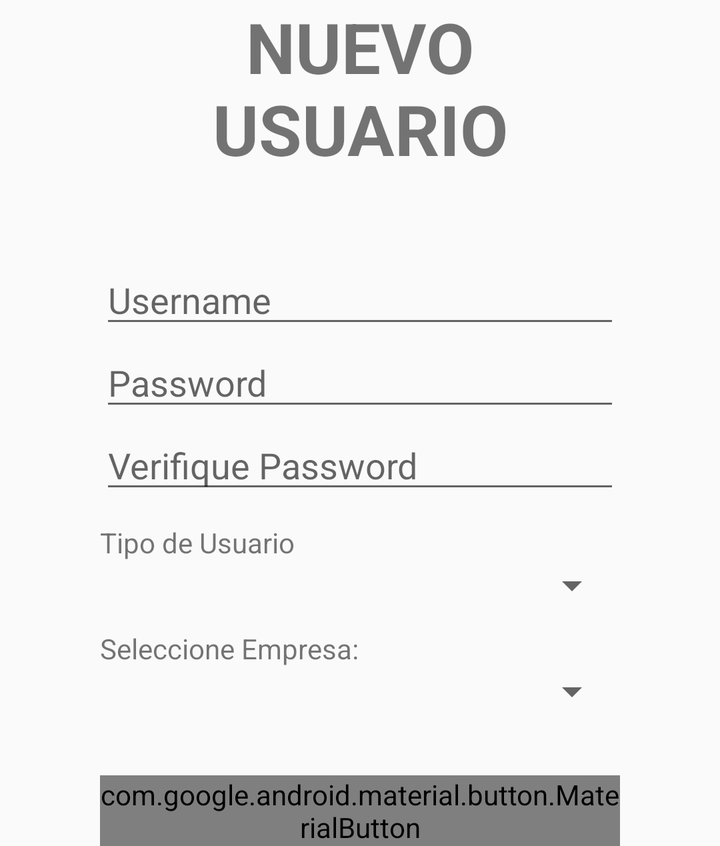
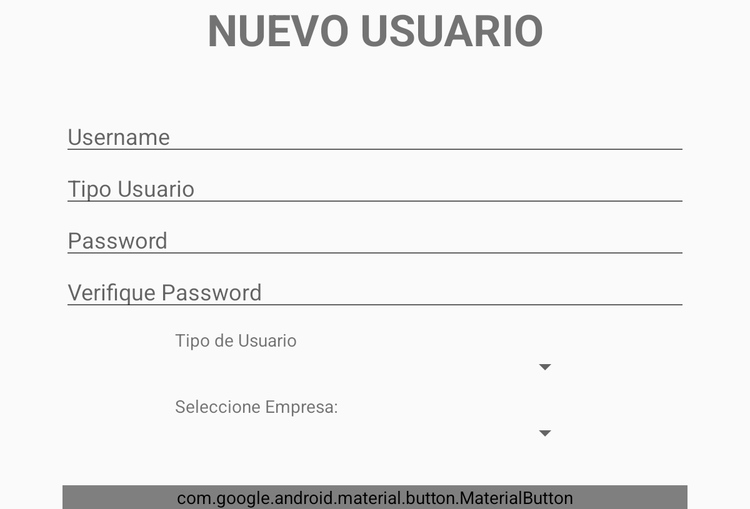

Two renders of one Android screen. The first uses the default layout on a phone; the second uses the alternative layout the repository ships for a different screen configuration, on a matching device. The two XML files are below.
<!-- AndroidManifest.xml: application theme Theme.Tastit -->
<!-- res/layout/activity_usuarios.xml -->
<?xml version="1.0" encoding="utf-8"?>
<LinearLayout
    xmlns:android="http://schemas.android.com/apk/res/android"
    android:layout_width="match_parent"
    android:layout_height="wrap_content"
    android:orientation="vertical"
    android:layout_gravity="center"
    android:layout_marginHorizontal="50dp"
    >
    <TextView
        android:layout_width="match_parent"
        android:layout_height="match_parent"
        android:id="@+id/tituloEmpresa"
        android:text="NUEVO USUARIO"
        android:textStyle="bold"
        android:textSize="35dp"
        android:gravity="center"
        android:layout_marginBottom="40dp"/>
    <com.google.android.material.textfield.TextInputEditText
        android:layout_width="match_parent"
        android:layout_height="wrap_content"
        android:id="@+id/EtUsername"
        android:hint="Username "
        />
    <com.google.android.material.textfield.TextInputEditText
        android:layout_width="match_parent"
        android:layout_height="wrap_content"
        android:id="@+id/etPassUsuario"
        android:inputType="textPassword"
        android:hint="Password "/>
    <com.google.android.material.textfield.TextInputEditText
        android:layout_width="match_parent"
        android:layout_height="wrap_content"
        android:id="@+id/etPassUsuario2"
        android:inputType="textPassword"
        android:hint="Verifique Password "/>

    <TextView
        android:layout_width="match_parent"
        android:layout_height="wrap_content"
        android:text="Tipo de Usuario"
        android:layout_marginTop="10dp"
        android:id="@+id/textspinuser"/>
    <Spinner
        android:layout_width="match_parent"
        android:layout_height="wrap_content"
        android:id="@+id/spintipoUsuario"
        android:hint="Tipo Usuario "/>


    <TextView
        android:layout_width="match_parent"
        android:layout_height="wrap_content"
        android:text="Seleccione Empresa:"
        android:id="@+id/textempresa"
        android:layout_marginTop="10dp"/>
    <Spinner
        android:id="@+id/SpinEmpresas"
        android:layout_width="match_parent"
        android:layout_height="wrap_content" />

    <com.google.android.material.button.MaterialButton
        android:layout_width="match_parent"
        android:layout_height="wrap_content"
        android:id="@+id/btnAgregarusuario"
        android:layout_marginTop="30dp"
        android:text="Agregar"/>



</LinearLayout>
<!-- resources referenced by this layout -->
<resources>
  <style name="Theme.Tastit" parent="Theme.AppCompat.Light.DarkActionBar">
          
          <item name="colorPrimary">@color/FondoLogo</item>
          <item name="colorPrimaryVariant">@color/purple_700</item>
          <item name="colorOnPrimary">@color/LetrasLogo</item>
          
          <item name="colorSecondary">@color/teal_200</item>
          <item name="colorSecondaryVariant">@color/teal_700</item>
          <item name="colorOnSecondary">@color/black</item>
          
          <item name="android:statusBarColor" tools:targetApi="l">?attr/colorOnPrimary</item>
          
      </style>
  <color name="FondoLogo">#140406</color>
  <color name="purple_700">#FF3700B3</color>
  <color name="LetrasLogo">#e7c21f</color>
  <color name="teal_200">#FF03DAC5</color>
  <color name="teal_700">#FF018786</color>
  <color name="black">#FF000000</color>
</resources>
<!-- res/layout-large/activity_usuarios.xml (the repository's variant of the layout above) -->
<!-- drawn on a 7-inch tablet held upright -->
<?xml version="1.0" encoding="utf-8"?>
<LinearLayout
    xmlns:android="http://schemas.android.com/apk/res/android"
    android:layout_width="match_parent"
    android:layout_height="wrap_content"
    android:orientation="vertical"
    android:layout_gravity="center"
    android:layout_marginHorizontal="50dp"
    >
    <TextView
        android:layout_width="match_parent"
        android:layout_height="match_parent"
        android:id="@+id/tituloEmpresa"
        android:text="NUEVO USUARIO"
        android:textStyle="bold"
        android:textSize="35dp"
        android:gravity="center"
        android:layout_marginBottom="40dp"/>
    <com.google.android.material.textfield.TextInputEditText
        android:layout_width="match_parent"
        android:layout_height="wrap_content"
        android:id="@+id/EtUsername"
        android:hint="Username "
        />

    <com.google.android.material.textfield.TextInputEditText
        android:layout_width="match_parent"
        android:layout_height="wrap_content"
        android:id="@+id/EttipoUsuario"
        android:hint="Tipo Usuario "/>
    <com.google.android.material.textfield.TextInputEditText
        android:layout_width="match_parent"
        android:layout_height="wrap_content"
        android:id="@+id/etPassUsuario"
        android:inputType="textPassword"
        android:hint="Password "/>
    <com.google.android.material.textfield.TextInputEditText
        android:layout_width="match_parent"
        android:layout_height="wrap_content"
        android:id="@+id/etPassUsuario2"
        android:inputType="textPassword"
        android:hint="Verifique Password"/>


    <TextView
        android:layout_width="match_parent"
        android:layout_height="wrap_content"
        android:text="Tipo de Usuario"
        android:id="@+id/textspinuser"
        android:layout_marginHorizontal="90dp"
        android:layout_marginTop="10dp"/>
    <Spinner
        android:layout_width="match_parent"
        android:layout_height="wrap_content"
        android:id="@+id/spintipoUsuario"
        android:layout_marginHorizontal="90dp"
        android:hint="Tipo Usuario "/>


    <TextView
        android:layout_width="match_parent"
        android:layout_height="wrap_content"
        android:layout_marginHorizontal="90dp"
        android:text="Seleccione Empresa:"
        android:layout_marginTop="10dp"
        android:id="@+id/textempresa"/>
    <Spinner
        android:id="@+id/SpinEmpresas"
        android:layout_width="match_parent"
        android:layout_height="wrap_content"
        android:layout_marginHorizontal="90dp"/>

    <com.google.android.material.button.MaterialButton
        android:layout_width="match_parent"
        android:layout_height="wrap_content"
        android:id="@+id/btnAgregarusuario"
        android:layout_marginTop="30dp"
        android:text="Agregar"/>



</LinearLayout>
